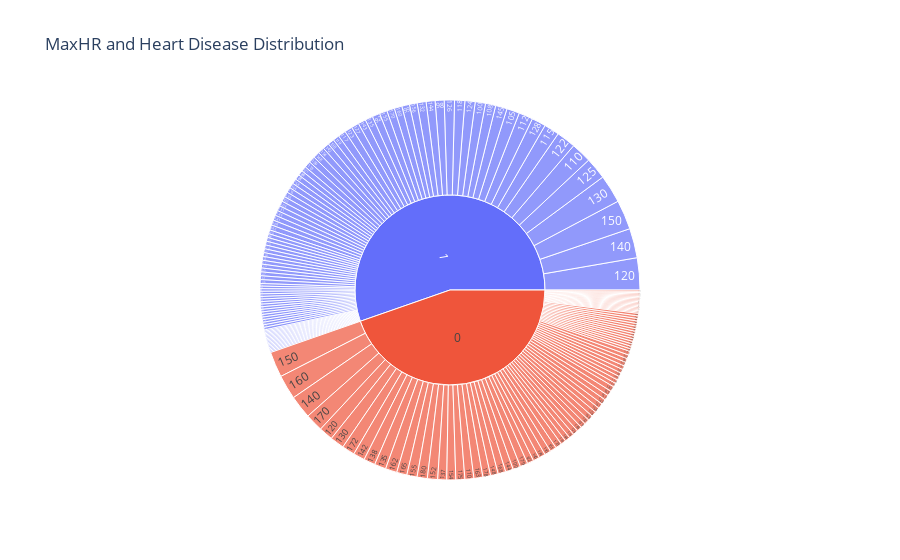

Notebook source saved alongside this figure:
### Markdown cell above
# MaxHR VS HeartDisease

### Code cell
px.sunburst(heart,path=['HeartDisease','MaxHR'], title='MaxHR and Heart Disease Distribution')

### Figure 1 — Plotly figure (JSON) as saved in the notebook; plotly's stock layout.template omitted (floating-point values rounded to 4 significant figures; data arrays with more than 128 entries replaced by an {"elided": "..."} marker saying what was removed)
{"data": [{"branchvalues": "total", "domain": {"x": [0, 1], "y": [0, 1]}, "hovertemplate": "labels=%{label}<br>count=%{value}<br>parent=%{parent}<br>id=%{id}<extra></extra>", "ids": {"elided": "194 str values"}, "labels": {"elided": "194 str values"}, "name": "", "parents": {"elided": "194 str values"}, "type": "sunburst", "values": {"elided": "194 int values"}}], "layout": {"legend": {"tracegroupgap": 0}, "title": {"text": "MaxHR and Heart Disease Distribution"}}}
